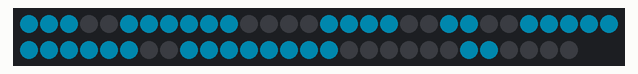
Bench run of a sketch on a simulated ESP8266 (NodeMCU). Parts: 58 RGB LEDs in strip order, left to right, continuing on the next row. Dim RGB values are drawn brighter than linear; WiFi joins after 1.5 s; servers stay silent unless stated; the local clock reads 2024-03-15 10:24:30 at power-on unless the sketch sets it; storage starts empty; not simulated (calls return 0 or success): secret.h; what the sketch prints to the serial monitor is not drawn.

Above: at 2.0 s.
At 129.0 s:
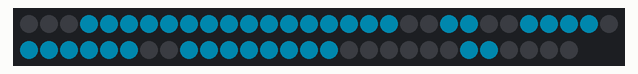

The sketch:

digital_clock.ino
```cpp
#include <FastLED.h>
#include <ESP8266WiFi.h>
#include <ESP8266WebServer.h>          //server web
#include <ESP8266HTTPUpdateServer.h>   //aggiornamenti firmware
#include <time.h>
#include "LittleFS.h"                  //filesystem
#include "secret.h"
#define NUM_LEDS 58
#define DATA_PIN D4

const char* ssid     = WIFI_NAME;
const char* password = WIFI_PASSWORD;
const char* tz = "CET-1CEST,M3.5.0/2,M10.5.0/3"; //wi-fi e fuso orario

CRGB leds[NUM_LEDS];
ESP8266WebServer server(80);               //webserver sulla porta 80
ESP8266HTTPUpdateServer httpUpdateServer;

CRGB alternateColor = CRGB::Black;
byte r_val = 0;
byte g_val = 200;
byte b_val = 255;
byte brightness = 50;
byte hourFormat = 24;
unsigned long prevTime = 0;
bool dotsOn = true;

long digit01[] = {
  0b11111100111111,  // [0] 0
  0b00001100000011,  // [1] 1
  0b11110011001111,  // [2] 2
  0b00111111001111,  // [3] 3
  0b00001111110011,  // [4] 4
  0b00111111111100,  // [5] 5
  0b11111111111100,  // [6] 6
  0b00001100001111,  // [7] 7
  0b11111111111111,  // [8] 8
  0b00111111111111,  // [9] 9
  0b00000000000000,  // [10] off
};

long digit23[] = {
  0b11111100111111,  // [0] 0
  0b00001100000011,  // [1] 1
  0b00111111111100,  // [2] 2
  0b00111111001111,  // [3] 3
  0b11001111000011,  // [4] 4
  0b11110011001111,  // [5] 5
  0b11110011111111,  // [6] 6
  0b00111100000011,  // [7] 7
  0b11111111111111,  // [8] 8
  0b11111111001111,  // [9] 9
  0b00000000000000,  // [10] off
};


void setup() {
  FastLED.addLeds<WS2812B, DATA_PIN, GRB>(leds, NUM_LEDS);

  Serial.begin(115200);
  Serial.print("wi-fi connection");
  delay(200);
  WiFi.setSleepMode(WIFI_NONE_SLEEP);
  delay(200);

  byte count = 0;                            //connessione wi-fi
  WiFi.begin(ssid, password);
  while (WiFi.status() != WL_CONNECTED) {
    // Stop if cannot connect
    if (count >= 60) {
      Serial.println("Could not connect to local WiFi.");
      return;
    }
    delay(500);
    Serial.print(".");
  }
  Serial.print("Local IP: ");
  Serial.println(WiFi.localIP());

  IPAddress ip = WiFi.localIP();
  Serial.println(ip[3]);

  configTime(tz, "pool.ntp.org", "time.nist.gov");   //configurazione e connessione NTP
  Serial.println("Waiting for time sync");
  time_t now = time(nullptr);
  int retry = 0;
  const int maxRetries = 20;
  while (now < 8 * 3600 * 2 && retry < maxRetries) {
    delay(500);
    Serial.print(".");
    now = time(nullptr);
    retry++;
  }

  httpUpdateServer.setup(&server);

  server.on("/color", HTTP_POST, []() {
    r_val = server.arg("r").toInt();
    g_val = server.arg("g").toInt();
    b_val = server.arg("b").toInt();
    server.send(200, "text/json", "{\"result\":\"ok\"}");
  });

  server.on("/brightness", HTTP_POST, []() {
    brightness = server.arg("brightness").toInt();
    server.send(200, "text/json", "{\"result\":\"ok\"}");
  });

  server.on("/hourformat", HTTP_POST, []() {
    hourFormat = server.arg("hourformat").toInt();
    server.send(200, "text/json", "{\"result\":\"ok\"}");
  });

  server.serveStatic("/", LittleFS, "/", "max-age=86400");
  server.begin();

  if (!LittleFS.begin()) {
    Serial.println("LittleFS mount failed");
    return;
  }

  Serial.println("LittleFS contents:");

  Dir dir = LittleFS.openDir("/");
  while (dir.next()) {
    String fileName = dir.fileName();
    size_t fileSize = dir.fileSize();
    Serial.printf("FS File: %s, size: %s\n", fileName.c_str(), String(fileSize).c_str());
  }
  Serial.println();
}


void loop() {
  server.handleClient();

  unsigned long currentMillis = millis();
  if (currentMillis - prevTime >= 1000) {
    prevTime = currentMillis;
    FastLED.setBrightness(brightness);
    CRGB color = CRGB(r_val, g_val, b_val);
    updateClock();
    FastLED.show();
  }

}

void displayNumber(byte number, byte segment, CRGB color) {
  /*
   *
      __  __          __ __            __ __          __ __
    __       __    __       __      __       __    __       __
    __       __    __       __  _0  __       15    __       _1
      __  __          __ __            __ __          __ __
    __       44    __       30  29  __       __    __       __
    __       __    __       __      __       __    __       __
      __  __          __ __            __ __          __ __

   */

  // segmenti da sinistra a destra: 3, 2, 1, 0
  byte startindex = 0;
  switch (segment) {
    case 0:
      startindex = 1;
      break;
    case 1:
      startindex = 15;
      break;
    case 2:
      startindex = 30;
      break;
    case 3:
      startindex = 44;
      break;
  }

  if (segment <= 1) {
      for (byte i=0; i<14; i++){
      yield();
      leds[i + startindex] = ((digit01[number] & 1 << i) == 1 << i) ? color : alternateColor;
    }
  }
  else {
      for (byte i=0; i<14; i++){
      yield();
      leds[i + startindex] = ((digit23[number] & 1 << i) == 1 << i) ? color : alternateColor;
    }
  }
}

void displayDots(CRGB color) {
  if (dotsOn) {
    leds[0] = color;
    leds[29] = color;
  } else {
    leds[0] = CRGB::Black;
    leds[29] = CRGB::Black;
  }

  dotsOn = !dotsOn;
}

void updateClock() {
  time_t rawTime = time(nullptr);
  struct tm timeinfo;
  localtime_r(&rawTime, &timeinfo);     //scompone la data

  int ora = timeinfo.tm_hour;
  int minuti = timeinfo.tm_min;

  if (hourFormat == 12 && ora > 12)
    ora = ora - 12;

  int h2 = ora / 10;
  int h1 = ora % 10;
  int m2 = minuti / 10;
  int m1 = minuti % 10;          //estrae le cifre di ore e minuti

  CRGB color = CRGB(r_val, g_val, b_val);

  displayNumber(h2,3,color);
  displayNumber(h1,2,color);
  displayNumber(m2,1,color);
  displayNumber(m1,0,color);

  displayDots(color);
}
```
